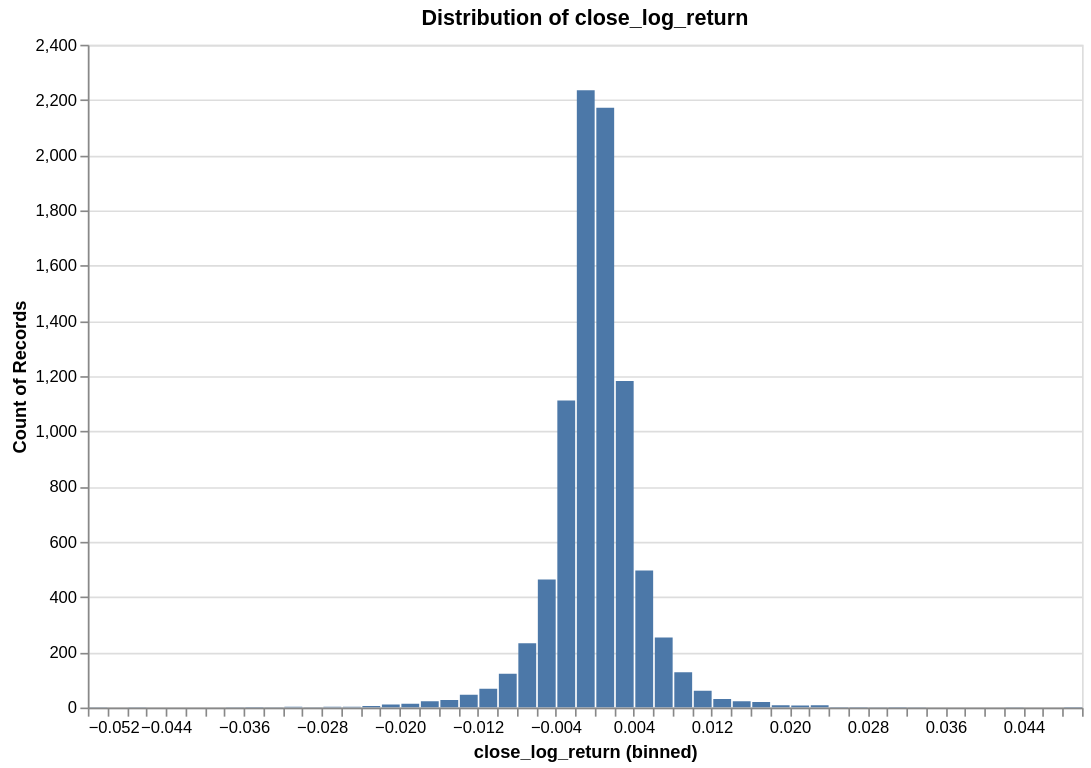

Notebook cell for this chart:
### Code cell
research.plot_distribution(ts, target, no_bins=100)

### Figure 1 — Vega specification as saved in the notebook (floating-point values rounded to 4 significant figures)
{"$schema": "https://vega.github.io/schema/vega/v6.json", "data": [{"name": "param_f268f798f41c853e_store"}, {"name": "source_0", "values": [{"__count": 2235, "bin_maxbins_100_close_log_return": -0.002, "bin_maxbins_100_close_log_return_end": -1.735e-18}, {"__count": 1112, "bin_maxbins_100_close_log_return": -0.004, "bin_maxbins_100_close_log_return_end": -0.002}, {"__count": 2172, "bin_maxbins_100_close_log_return": 0.0, "bin_maxbins_100_close_log_return_end": 0.002}, {"__count": 1182, "bin_maxbins_100_close_log_return": 0.002, "bin_maxbins_100_close_log_return_end": 0.004}, {"__count": 496, "bin_maxbins_100_close_log_return": 0.004, "bin_maxbins_100_close_log_return_end": 0.006}, {"__count": 254, "bin_maxbins_100_close_log_return": 0.006, "bin_maxbins_100_close_log_return_end": 0.008}, {"__count": 464, "bin_maxbins_100_close_log_return": -0.006, "bin_maxbins_100_close_log_return_end": -0.004}, {"__count": 128, "bin_maxbins_100_close_log_return": 0.008, "bin_maxbins_100_close_log_return_end": 0.01}, {"__count": 122, "bin_maxbins_100_close_log_return": -0.01, "bin_maxbins_100_close_log_return_end": -0.008}, {"__count": 31, "bin_maxbins_100_close_log_return": 0.012, "bin_maxbins_100_close_log_return_end": 0.014}, {"__count": 233, "bin_maxbins_100_close_log_return": -0.008, "bin_maxbins_100_close_log_return_end": -0.006}, {"__count": 11, "bin_maxbins_100_close_log_return": -0.022, "bin_maxbins_100_close_log_return_end": -0.02}, {"__count": 46, "bin_maxbins_100_close_log_return": -0.014, "bin_maxbins_100_close_log_return_end": -0.012}, {"__count": 27, "bin_maxbins_100_close_log_return": -0.016, "bin_maxbins_100_close_log_return_end": -0.014}, {"__count": 23, "bin_maxbins_100_close_log_return": 0.014, "bin_maxbins_100_close_log_return_end": 0.016}, {"__count": 23, "bin_maxbins_100_close_log_return": -0.018, "bin_maxbins_100_close_log_return_end": -0.016}, {"__count": 8, "bin_maxbins_100_close_log_return": 0.022, "bin_maxbins_100_close_log_return_end": 0.024}, {"__count": 68, "bin_maxbins_100_close_log_return": -0.012, "bin_maxbins_100_close_log_return_end": -0.01}, {"__count": 20, "bin_maxbins_100_close_log_return": 0.016, "bin_maxbins_100_close_log_return_end": 0.018}, {"__count": 7, "bin_maxbins_100_close_log_return": 0.02, "bin_maxbins_100_close_log_return_end": 0.022}, {"__count": 61, "bin_maxbins_100_close_log_return": 0.01, "bin_maxbins_100_close_log_return_end": 0.012}, {"__count": 3, "bin_maxbins_100_close_log_return": -0.026, "bin_maxbins_100_close_log_return_end": -0.024}, {"__count": 2, "bin_maxbins_100_close_log_return": 0.048, "bin_maxbins_100_close_log_return_end": 0.05}, {"__count": 3, "bin_maxbins_100_close_log_return": -0.028, "bin_maxbins_100_close_log_return_end": -0.026}, {"__count": 2, "bin_maxbins_100_close_log_return": -0.036, "bin_maxbins_100_close_log_return_end": -0.034}, {"__count": 2, "bin_maxbins_100_close_log_return": 0.024, "bin_maxbins_100_close_log_return_end": 0.026}, {"__count": 8, "bin_maxbins_100_close_log_return": 0.018, "bin_maxbins_100_close_log_return_end": 0.02}, {"__count": 14, "bin_maxbins_100_close_log_return": -0.02, "bin_maxbins_100_close_log_return_end": -0.018}, {"__count": 1, "bin_maxbins_100_close_log_return": -0.034, "bin_maxbins_100_close_log_return_end": -0.032}, {"__count": 3, "bin_maxbins_100_close_log_return": -0.032, "bin_maxbins_100_close_log_return_end": -0.03}, {"__count": 2, "bin_maxbins_100_close_log_return": 0.026, "bin_maxbins_100_close_log_return_end": 0.028}, {"__count": 1, "bin_maxbins_100_close_log_return": 0.042, "bin_maxbins_100_close_log_return_end": 0.044}, {"__count": 2, "bin_maxbins_100_close_log_return": 0.03, "bin_maxbins_100_close_log_return_end": 0.032}, {"__count": 1, "bin_maxbins_100_close_log_return": -0.048, "bin_maxbins_100_close_log_return_end": -0.046}, {"__count": 1, "bin_maxbins_100_close_log_return": -0.052, "bin_maxbins_100_close_log_return_end": -0.05}, {"__count": 6, "bin_maxbins_100_close_log_return": -0.024, "bin_maxbins_100_close_log_return_end": -0.022}, {"__count": 1, "bin_maxbins_100_close_log_return": -0.03, "bin_maxbins_100_close_log_return_end": -0.028}, {"__count": 1, "bin_maxbins_100_close_log_return": 0.028, "bin_maxbins_100_close_log_return_end": 0.03}, {"__count": 1, "bin_maxbins_100_close_log_return": 0.032, "bin_maxbins_100_close_log_return_end": 0.034}, {"__count": 1, "bin_maxbins_100_close_log_return": -0.038, "bin_maxbins_100_close_log_return_end": -0.036}]}, {"name": "source_0_y_domain___count", "values": [{"min": 1, "max": 2235}]}], "signals": [{"name": "bin_maxbins_100_close_log_return_bins", "value": {"fields": ["close_log_return"], "fname": "bin_close_log_return", "start": -0.052, "step": 0.002, "stop": 0.05}}, {"name": "unit", "value": {}, "on": [{"events": "pointermove", "update": "isTuple(group()) ? group() : unit"}]}, {"name": "param_f268f798f41c853e", "update": "vlSelectionResolve(\"param_f268f798f41c853e_store\", \"union\")"}, {"name": "param_f268f798f41c853e_close_log_return", "on": [{"events": [{"source": "view", "type": "dblclick"}], "update": "null"}, {"events": {"signal": "param_f268f798f41c853e_translate_delta"}, "update": "panLinear(param_f268f798f41c853e_translate_anchor.extent_x, -param_f268f798f41c853e_translate_delta.x / width)"}, {"events": {"signal": "param_f268f798f41c853e_zoom_delta"}, "update": "zoomLinear(domain(\"x\"), param_f268f798f41c853e_zoom_anchor.x, param_f268f798f41c853e_zoom_delta)"}]}, {"name": "param_f268f798f41c853e_tuple", "on": [{"events": [{"signal": "param_f268f798f41c853e_close_log_return"}], "update": "param_f268f798f41c853e_close_log_return ? {unit: \"\", fields: param_f268f798f41c853e_tuple_fields, values: [param_f268f798f41c853e_close_log_return]} : null"}]}, {"name": "param_f268f798f41c853e_tuple_fields", "value": [{"field": "close_log_return", "channel": "x", "type": "R"}]}, {"name": "param_f268f798f41c853e_translate_anchor", "value": {}, "on": [{"events": [{"source": "scope", "type": "pointerdown"}], "update": "{x: x(unit), y: y(unit), extent_x: domain(\"x\")}"}]}, {"name": "param_f268f798f41c853e_translate_delta", "value": {}, "on": [{"events": [{"source": "window", "between": [{"source": "scope", "type": "pointerdown"}, {"source": "window", "type": "pointerup"}], "type": "pointermove", "consume": true}], "update": "{x: param_f268f798f41c853e_translate_anchor.x - x(unit), y: param_f268f798f41c853e_translate_anchor.y - y(unit)}"}]}, {"name": "param_f268f798f41c853e_zoom_anchor", "on": [{"events": [{"source": "scope", "type": "wheel", "consume": true}], "update": "{x: invert(\"x\", x(unit)), y: invert(\"y\", y(unit))}"}]}, {"name": "param_f268f798f41c853e_zoom_delta", "on": [{"events": [{"source": "scope", "type": "wheel", "consume": true}], "update": "pow(1.001, event.deltaY * pow(16, event.deltaMode))", "force": true}]}, {"name": "param_f268f798f41c853e_modify", "on": [{"events": {"signal": "param_f268f798f41c853e_tuple"}, "update": "modify(\"param_f268f798f41c853e_store\", param_f268f798f41c853e_tuple, true)"}]}], "marks": [{"type": "rect", "name": "marks", "from": {"data": "source_0"}, "encode": {"update": {"x2": {"field": "bin_maxbins_100_close_log_return", "scale": "x", "offset": {"signal": "0.5 + (abs(scale(\"x\", datum[\"bin_maxbins_100_close_log_return_end\"]) - scale(\"x\", datum[\"bin_maxbins_100_close_log_return\"])) < 0.25 ? -0.5 * (0.25 - (abs(scale(\"x\", datum[\"bin_maxbins_100_close_log_return_end\"]) - scale(\"x\", datum[\"bin_maxbins_100_close_log_return\"])))) : 0.5)"}}, "x": {"field": "bin_maxbins_100_close_log_return_end", "scale": "x", "offset": {"signal": "0.5 + (abs(scale(\"x\", datum[\"bin_maxbins_100_close_log_return_end\"]) - scale(\"x\", datum[\"bin_maxbins_100_close_log_return\"])) < 0.25 ? 0.5 * (0.25 - (abs(scale(\"x\", datum[\"bin_maxbins_100_close_log_return_end\"]) - scale(\"x\", datum[\"bin_maxbins_100_close_log_return\"])))) : -0.5)"}}, "fill": {"value": "#4c78a8"}, "y": {"field": "__count", "scale": "y"}, "y2": {"value": 0, "scale": "y"}}}, "style": ["bar"], "interactive": true, "clip": true}], "scales": [{"name": "x", "type": "linear", "domain": {"signal": "[bin_maxbins_100_close_log_return_bins.start, bin_maxbins_100_close_log_return_bins.stop]"}, "range": [0, {"signal": "width"}], "bins": {"signal": "bin_maxbins_100_close_log_return_bins"}, "domainRaw": {"signal": "param_f268f798f41c853e[\"close_log_return\"]"}, "zero": false}, {"name": "y", "type": "linear", "domain": [{"signal": "(data(\"source_0_y_domain___count\")[0] || {}).min"}, {"signal": "(data(\"source_0_y_domain___count\")[0] || {}).max"}], "range": [{"signal": "height"}, 0], "zero": true, "nice": true}], "axes": [{"scale": "y", "maxExtent": 0, "gridScale": "x", "zindex": 0, "orient": "left", "tickCount": {"signal": "ceil(height/40)"}, "minExtent": 0, "ticks": false, "aria": false, "grid": true, "labels": false, "domain": false}, {"scale": "x", "title": "close_log_return (binned)", "tickCount": {"signal": "ceil(width/10)"}, "zindex": 0, "labelFlush": true, "labelOverlap": true, "grid": false, "orient": "bottom"}, {"scale": "y", "labelOverlap": true, "orient": "left", "tickCount": {"signal": "ceil(height/40)"}, "grid": false, "title": "Count of Records", "zindex": 0}], "title": {"text": "Distribution of close_log_return", "frame": "group"}, "style": "cell", "height": 400, "padding": 5, "width": 600, "background": "white"}
